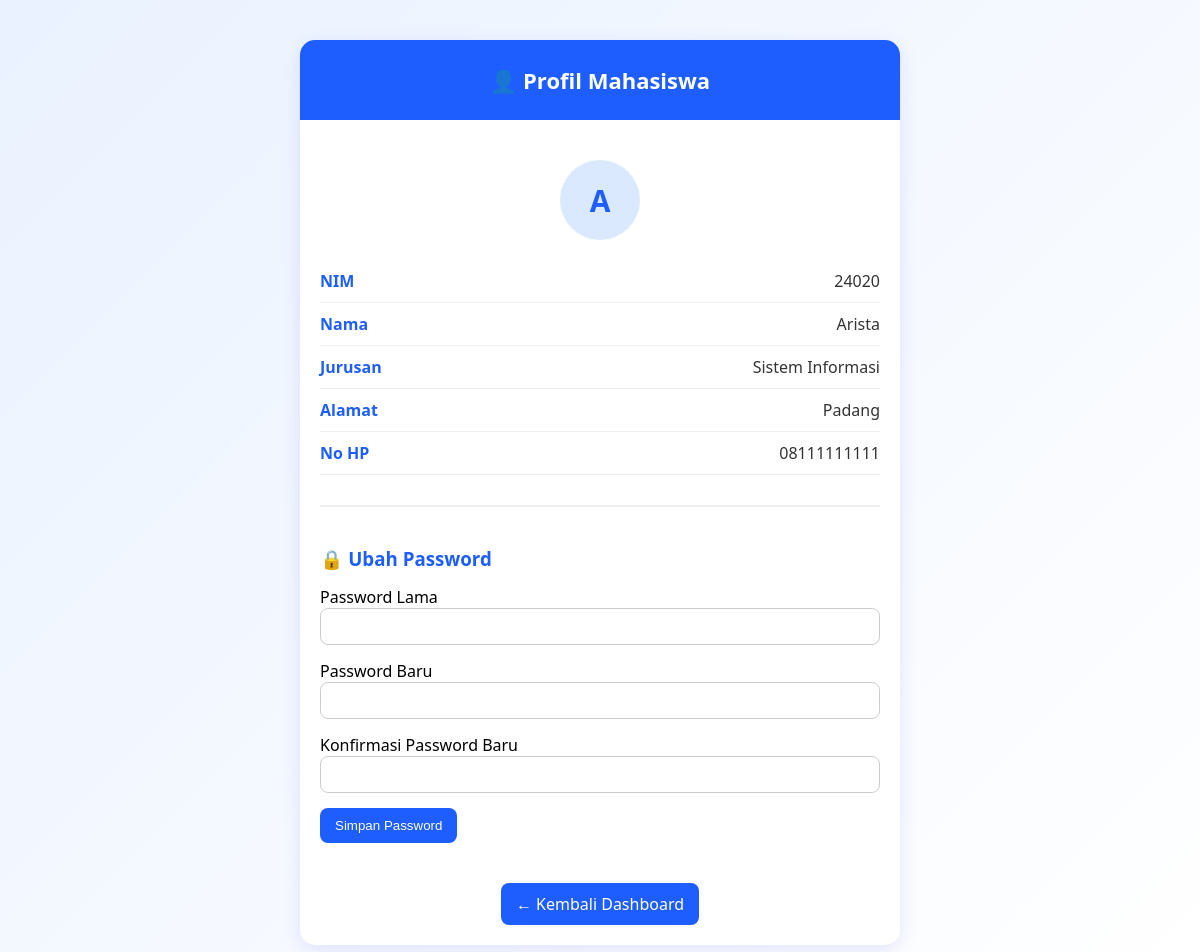
Screenshot of /mahasiswa/profil.php (signed in) with the database file from the repository.
### tables this page shows
CREATE TABLE `anggota` (
  `id_anggota` int(11) NOT NULL,
  `nim` varchar(20) NOT NULL,
  `nama_anggota` varchar(100) NOT NULL,
  `jurusan` varchar(100) DEFAULT NULL,
  `alamat` text DEFAULT NULL,
  `no_hp` varchar(15) DEFAULT NULL
);

### mahasiswa/profil.php (the view, shortened to what this page needs)
<?php
include "../config/koneksi.php";
$id = $_SESSION['id_anggota'];
$data = mysqli_query($conn,"
SELECT * FROM anggota
WHERE id_anggota='$id'
");
$d = mysqli_fetch_assoc($data);
?>
<!DOCTYPE html>
<html>
<head>
</head>
<body>
<div class="container">
    <div class="card">
        <div class="header">
            👤 Profil Mahasiswa
        </div>
        <div class="profile-body">
            <div class="avatar">
                <?= strtoupper(substr($d['nama_anggota'],0,1)); ?>
            </div>
            <div class="row">
                <div class="label">NIM</div>
                <div class="value"><?= $d['nim']; ?></div>
            </div>
            <div class="row">
                <div class="label">Nama</div>
                <div class="value"><?= $d['nama_anggota']; ?></div>
            </div>
            <div class="row">
                <div class="label">Jurusan</div>
                <div class="value"><?= $d['jurusan']; ?></div>
            </div>
            <div class="row">
                <div class="label">Alamat</div>
                <div class="value"><?= $d['alamat']; ?></div>
            </div>
            <div class="row">
                <div class="label">No HP</div>
                <div class="value"><?= $d['no_hp']; ?></div>
            </div>
            <div class="password-box">
                <h3>🔒 Ubah Password</h3>
                <form action="proses_password.php" method="POST">
                    <label>Password Lama</label>
                    <input type="password"
                           name="password_lama"
                           required>
                    <label>Password Baru</label>
                    <input type="password"
                           name="password_baru"
                           required>
                    <label>Konfirmasi Password Baru</label>
                    <input type="password"
                           name="konfirmasi"
                           required>
                    <button type="submit"
                            class="btn-simpan">
                        Simpan Password
                    </button>
                </form>
            </div>
        </div>
        <div class="footer">
            <a class="btn" href="dashboard.php">
                ← Kembali Dashboard
            </a>
        </div>
    </div>
</div>
</body>
</html>

### mahasiswa/profil.php (style rules this page uses)
body { font-family:'Segoe UI',sans-serif; background:linear-gradient(135deg,#eaf2ff,#ffffff); margin:0; padding:0; }
.container { width:50%; margin:40px auto; }
.card { background:white; border-radius:15px; box-shadow:0 5px 20px rgba(0,0,255,0.1); overflow:hidden; }
.header { background:#1e5eff; color:white; text-align:center; padding:25px; font-size:22px; font-weight:bold; }
.profile-body { padding:20px; }
.avatar { width:80px; height:80px; background:#dbe9ff; color:#1e5eff; border-radius:50%; display:flex; align-items:center; justify-content:center; font-size:30px; font-weight:bold; margin:20px auto; }
.row { display:flex; justify-content:space-between; padding:10px 0; border-bottom:1px solid #eee; }
.label { font-weight:bold; color:#1e5eff; }
.value { color:#333; }
.password-box { margin-top:30px; padding-top:20px; border-top:2px solid #eee; }
.password-box h3 { color:#1e5eff; margin-bottom:15px; }
input { width:100%; padding:10px; border:1px solid #ccc; border-radius:8px; margin-bottom:15px; box-sizing:border-box; }
.btn-simpan { background:#1e5eff; color:white; border:none; padding:10px 15px; border-radius:8px; cursor:pointer; }
.footer { text-align:center; padding:20px; }
.btn { display:inline-block; background:#1e5eff; color:white; padding:10px 15px; text-decoration:none; border-radius:8px; }

### rows the page displays
anggota: nama_anggota "A", nim "24020", nama_anggota "Arista", jurusan "Sistem Informasi", alamat "Padang", no_hp "08111111111"
